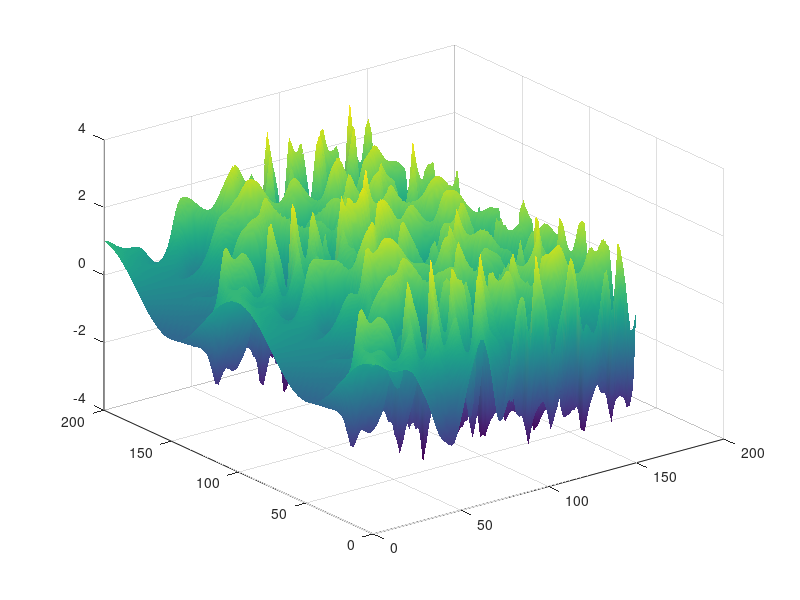

Write the MATLAB code that produced this figure. (Note: this script raises an error after producing the figure.)
% the code is taken from this git: 
% https://github.com/E-Renshaw/kuramoto-sivashinsky/blob/be297dd45cc670f9103b9387c3c1dbf7d8b3924a/KSequ.m
clc;
clear;
% A plot of the Kuramoto-Sivashinsky equation
%
% u_t = -u*u_x - u_xx - u_xxxx, periodic boundary conditions on [0,32*pi]
% computation is based on v = fft(u), so linear term is diagonal
%
% Using this program:
% u is the initial condition
% h is the time step
% N is the number of points calculated along x

% Initial condition and grid setup
N = 1024;
x = 200*(1:N)'/N; % this is used in the plotting
a = -1;
b = 1;
u = cos(x/16); % initial condition
v = fft(u)
% Precompute various scalars for ETDRK4
h = 0.25; % time step
k = [0:N/2-1 0 -N/2+1:-1]'/16; % wave numbers
L = k.^2 - k.^4; % Fourier multipliers
E = exp(h*L); E2 = exp(h*L/2);
M = 16; % no. of points for complex means
r = exp(1i*pi*((1:M)-.5)/M); % roots of unity
LR = h*L(:,ones(M,1)) + r(ones(N,1),:);
Q = h*real(mean( (exp(LR/2)-1)./LR ,2));
f1 = h*real(mean( (-4-LR+exp(LR).*(4-3*LR+LR.^2))./LR.^3 ,2));
f2 = h*real(mean( (2+LR+exp(LR).*(-2+LR))./LR.^3 ,2));
f3 = h*real(mean( (-4-3*LR-LR.^2+exp(LR).*(4-LR))./LR.^3 ,2));
% Main loop
uu = u; tt = 0;
tmax = 150; nmax = round(tmax/h); nplt = floor((tmax/100)/h);
g = -0.5i*k;
for n = 1:nmax
    t = n*h;
    Nv = g.*fft(real(ifft(v)).^2);
    a = E2.*v + Q.*Nv;
    Na = g.*fft(real(ifft(a)).^2);
    b = E2.*v + Q.*Na;
    Nb = g.*fft(real(ifft(b)).^2);
    c = E2.*a + Q.*(2*Nb-Nv);
    Nc = g.*fft(real(ifft(c)).^2);
    v = E.*v + Nv.*f1 + 2*(Na+Nb).*f2 + Nc.*f3;
    if mod(n,nplt)==0
        u = real(ifft(v));
        uu = [uu,u]; tt = [tt,t];
    end
end
% Plot
surf(tt,x,uu), shading interp, lighting phong, axis tight
colormap(summer); set(gca,'zlim')
light('color',[1 1 0],'position',[-1,2,2])
material([0.30 0.60 0.60 40.00 1.00]);
title('The Kuramoto Sivashinsky equation')
xlabel('t'); ylabel('x')
colorbar